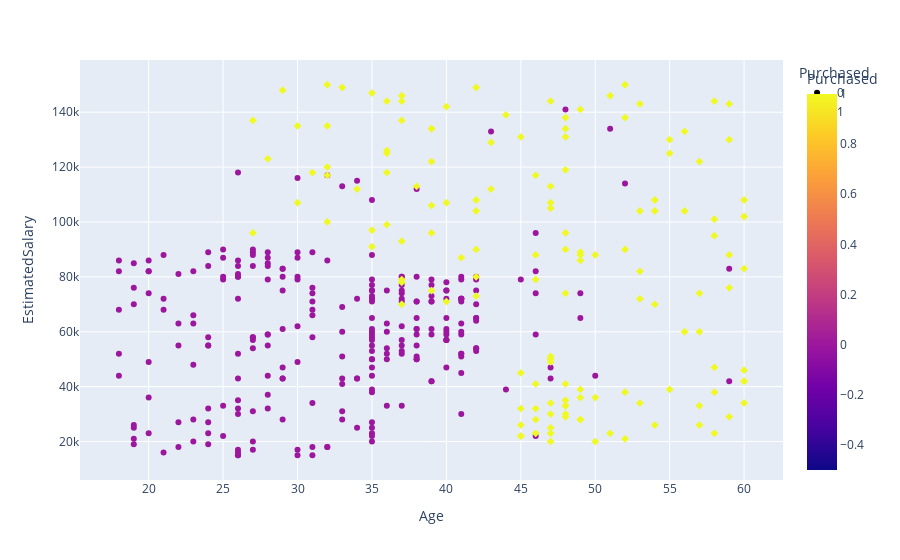

The code cell stored with this chart in its notebook:
### Code cell
px.scatter(df,x='Age',y='EstimatedSalary',color='Purchased',symbol='Purchased')

### Figure 1 — Plotly figure (JSON) as saved in the notebook; plotly's stock layout.template omitted (floating-point values rounded to 4 significant figures; data arrays with more than 128 entries replaced by an {"elided": "..."} marker saying what was removed)
{"data": [{"hovertemplate": "Purchased=%{marker.color}<br>Age=%{x}<br>EstimatedSalary=%{y}<extra></extra>", "legendgroup": "0", "marker": {"color": {"elided": "257 int values"}, "coloraxis": "coloraxis", "symbol": "circle"}, "mode": "markers", "name": "0", "orientation": "v", "showlegend": true, "type": "scatter", "x": {"elided": "257 int values"}, "xaxis": "x", "y": {"elided": "257 int values"}, "yaxis": "y"}, {"hovertemplate": "Purchased=%{marker.color}<br>Age=%{x}<br>EstimatedSalary=%{y}<extra></extra>", "legendgroup": "1", "marker": {"color": {"elided": "143 int values"}, "coloraxis": "coloraxis", "symbol": "diamond"}, "mode": "markers", "name": "1", "orientation": "v", "showlegend": true, "type": "scatter", "x": {"elided": "143 int values"}, "xaxis": "x", "y": {"elided": "143 int values"}, "yaxis": "y"}], "layout": {"coloraxis": {"colorbar": {"title": {"text": "Purchased"}}, "colorscale": [[0, "#0d0887"], [0.1111, "#46039f"], [0.2222, "#7201a8"], [0.3333, "#9c179e"], [0.4444, "#bd3786"], [0.5556, "#d8576b"], [0.6667, "#ed7953"], [0.7778, "#fb9f3a"], [0.8889, "#fdca26"], [1, "#f0f921"]]}, "legend": {"title": {"text": "Purchased"}, "tracegroupgap": 0}, "margin": {"t": 60}, "xaxis": {"anchor": "y", "domain": [0, 1], "title": {"text": "Age"}}, "yaxis": {"anchor": "x", "domain": [0, 1], "title": {"text": "EstimatedSalary"}}}}
